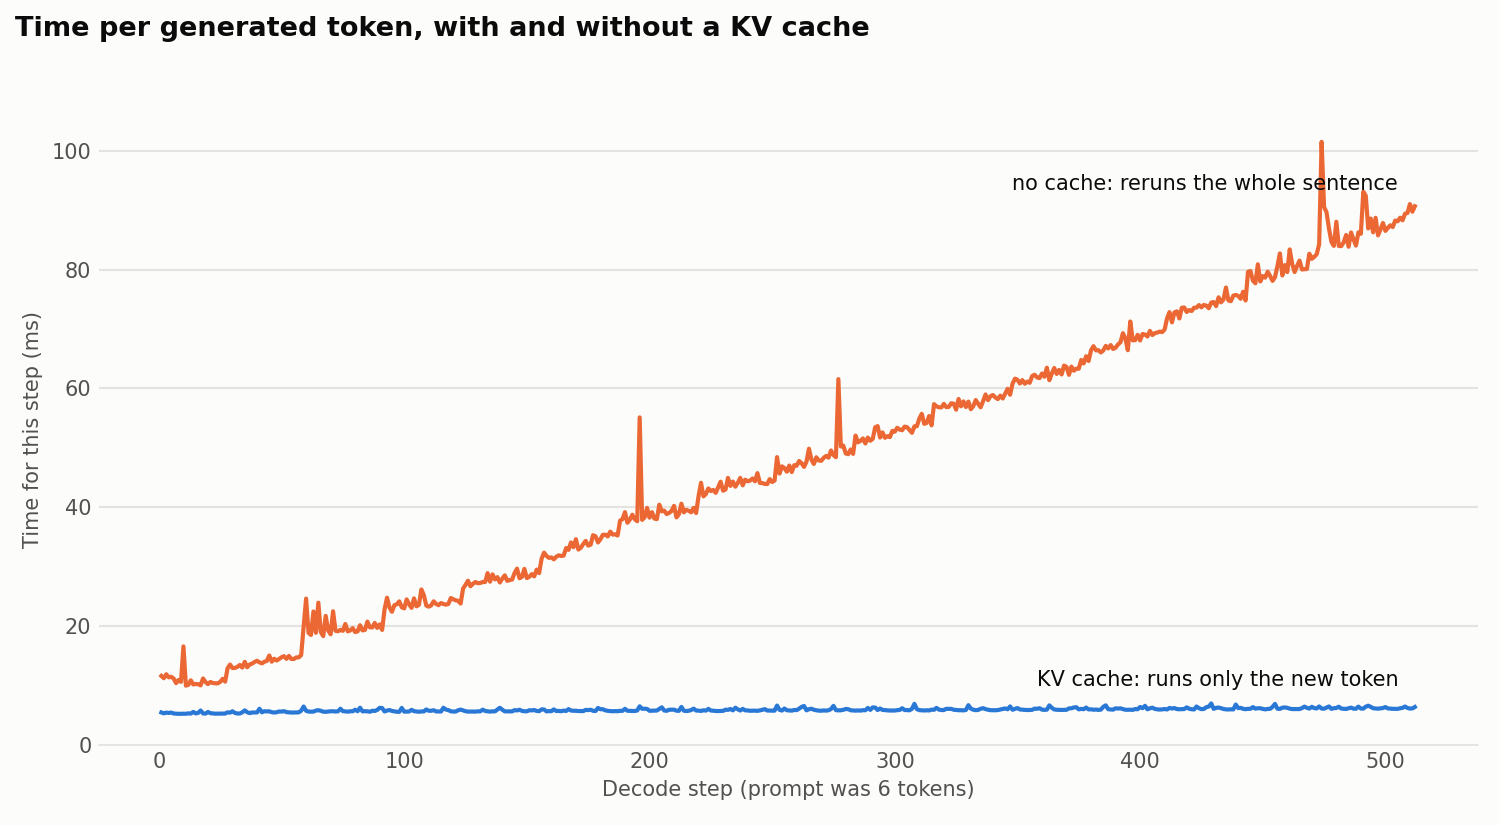

This figure's Python source:
import math
import sys
import time
from pathlib import Path

import matplotlib

matplotlib.use("Agg")  # draw to a file, no window needed
import matplotlib.pyplot as plt
import torch
from transformers import AutoTokenizer

sys.path.insert(0, str(Path(__file__).resolve().parent.parent / "day-10"))
from tiny_gpt_generate import generate_greedy, load_gpt2_weights  # noqa: E402  (day 10's model)

LENGTHS = [16, 64, 256, 512]  # new tokens to generate in the speed comparison

# blue and orange: the first two slots of the reference palette
NO_CACHE_COLOR, CACHE_COLOR = "#eb6834", "#2a78d6"
INK, MUTED, GRID, SURFACE = "#0b0b0b", "#52514e", "#e4e3df", "#fcfcfb"


def attention_with_cache(attn, x, past):
    """Day 9's attention, but it can reuse the K and V of earlier tokens.

    x:    (B, T_new, C) only the NEW tokens
    past: None, or (K, V) from earlier tokens, each (B, n_heads, T_past, d_head)
    returns (output for the new tokens, updated (K, V) including the new tokens)
    """
    B, T, C = x.shape
    q, k, v = attn.qkv(x).split(C, dim=-1)  # Q, K, V for the new tokens only
    q, k, v = (t.view(B, T, attn.n_heads, attn.d_head).transpose(1, 2) for t in (q, k, v))

    if past is not None:
        k = torch.cat([past[0], k], dim=2)  # append the new K after the cached ones
        v = torch.cat([past[1], v], dim=2)
    T_total = k.shape[2]
    T_past = T_total - T

    scores = q @ k.transpose(-2, -1) / math.sqrt(attn.d_head)  # (B, n_heads, T, T_total)
    # new token i sits at position T_past + i, so it may see keys 0 .. T_past + i
    mask = torch.triu(torch.ones(T, T_total, dtype=torch.bool, device=x.device), diagonal=T_past + 1)
    scores = scores.masked_fill(mask, float("-inf"))
    out = scores.softmax(dim=-1) @ v

    out = out.transpose(1, 2).reshape(B, T, C)
    return attn.out_proj(out), (k, v)


def forward_with_cache(model, idx_new, cache):
    """Run only the new tokens through the model, using and extending the cache.

    cache: a list with one (K, V) per layer, or None on the first call (prefill).
    """
    T_past = 0 if cache is None else cache[0][0].shape[2]
    T = idx_new.shape[1]
    pos = torch.arange(T_past, T_past + T, device=idx_new.device)  # positions continue on
    x = model.tok_emb(idx_new) + model.pos_emb(pos)

    new_cache = []
    for i, block in enumerate(model.blocks):
        a, kv = attention_with_cache(block.attn, block.ln1(x), None if cache is None else cache[i])
        x = x + a
        x = x + block.mlp(block.ln2(x))
        new_cache.append(kv)
    return model.lm_head(model.ln_f(x)), new_cache


@torch.no_grad()
def generate_greedy_cached(model, idx, max_new_tokens, step_times=None):
    """Prefill the whole prompt once, then feed ONE token per step."""
    assert idx.shape[1] + max_new_tokens <= model.max_len, "stay inside the context window"
    logits, cache = forward_with_cache(model, idx, None)  # prefill: builds the cache
    for _ in range(max_new_tokens):
        start = time.perf_counter()
        next_id = logits[:, -1, :].argmax(dim=-1, keepdim=True)
        idx = torch.cat([idx, next_id], dim=1)
        logits, cache = forward_with_cache(model, next_id, cache)  # decode: just the new token
        if step_times is not None:
            step_times.append(time.perf_counter() - start)
    return idx, cache


@torch.no_grad()
def generate_greedy_timed(model, idx, max_new_tokens, step_times):
    """Day 10's loop (no cache), with each step timed."""
    for _ in range(max_new_tokens):
        start = time.perf_counter()
        logits = model(idx[:, -model.max_len:])[:, -1, :]
        idx = torch.cat([idx, logits.argmax(dim=-1, keepdim=True)], dim=1)
        step_times.append(time.perf_counter() - start)
    return idx


def cache_bytes(cache):
    return sum(t.numel() * t.element_size() for kv in cache for t in kv)


def plot_steps(no_cache, cached, prompt_len, path):
    fig, ax = plt.subplots(figsize=(10, 5.5))
    fig.patch.set_facecolor(SURFACE)
    ax.set_facecolor(SURFACE)
    steps = range(1, len(no_cache) + 1)
    ax.plot(steps, [t * 1e3 for t in no_cache], color=NO_CACHE_COLOR, linewidth=2)
    ax.plot(steps, [t * 1e3 for t in cached], color=CACHE_COLOR, linewidth=2)
    ax.annotate("no cache: reruns the whole sentence", (len(no_cache), no_cache[-1] * 1e3),
                xytext=(-8, 8), textcoords="offset points", ha="right", color=INK, fontsize=10)
    ax.annotate("KV cache: runs only the new token", (len(cached), cached[-1] * 1e3),
                xytext=(-8, 10), textcoords="offset points", ha="right", color=INK, fontsize=10)
    ax.set_ylim(bottom=0)
    ax.set_xlabel(f"Decode step (prompt was {prompt_len} tokens)", color=MUTED)
    ax.set_ylabel("Time for this step (ms)", color=MUTED)
    fig.suptitle("Time per generated token, with and without a KV cache", x=0.01, ha="left",
                 color=INK, fontsize=13, fontweight="bold")
    ax.grid(axis="y", color=GRID, linewidth=1)
    ax.tick_params(colors=MUTED, length=0)
    for side in ("top", "right", "left"):
        ax.spines[side].set_visible(False)
    ax.spines["bottom"].set_color(GRID)
    fig.tight_layout(rect=(0, 0, 1, 0.95))
    fig.savefig(path, dpi=150)
    print(f"\nSaved plot to {path}")


if __name__ == "__main__":
    torch.manual_seed(0)
    tok = AutoTokenizer.from_pretrained("distilgpt2")
    model, hf = load_gpt2_weights("distilgpt2")
    prompt = "The future of AI inference is"
    idx = tok(prompt, return_tensors="pt")["input_ids"]
    n_layers, d_model = len(model.blocks), model.tok_emb.weight.shape[1]

    # ---- 1. Same answer: the cache changes speed, never the output ----
    with torch.no_grad():
        full_logits = model(idx)
        pre_logits, cache = forward_with_cache(model, idx[:, :-1], None)
        step_logits, _ = forward_with_cache(model, idx[:, -1:], cache)
    assert torch.allclose(full_logits[:, -1], step_logits[:, -1], atol=1e-4)

    for n in [30, 100]:
        plain = generate_greedy(model, idx, n)
        cached, _ = generate_greedy_cached(model, idx, n)
        assert torch.equal(plain, cached)
    print("Check passed: with and without the cache, the tokens are identical.")

    # ---- 2. What the cache holds ----
    _, cache = generate_greedy_cached(model, idx, 100)
    n_tok = cache[0][0].shape[2]
    per_token = 2 * n_layers * d_model * cache[0][0].element_size()
    print(f"\nAfter {n_tok} tokens the cache holds {n_layers} layers x (K, V), "
          f"each {tuple(cache[0][0].shape)} = (batch, heads, tokens, d_head)")
    print(f"cache size: {cache_bytes(cache) / 1e6:.2f} MB = {n_tok} tokens x {per_token / 1024:.0f} KB/token")
    print(f"formula:    2 (K,V) x {n_layers} layers x {d_model} numbers x "
          f"{cache[0][0].element_size()} bytes = {per_token:,} bytes per token")
    assert cache_bytes(cache) == n_tok * per_token

    # ---- 3. Speed: total time for N new tokens ----
    print(f"\n{'new tokens':>10}{'no cache (s)':>14}{'cache (s)':>11}{'no cache tok/s':>16}"
          f"{'cache tok/s':>13}{'speedup':>9}")
    for n in LENGTHS:
        start = time.perf_counter()
        a = generate_greedy(model, idx, n)
        t_plain = time.perf_counter() - start
        start = time.perf_counter()
        b, _ = generate_greedy_cached(model, idx, n)
        t_cache = time.perf_counter() - start
        assert torch.equal(a, b)
        print(f"{n:>10}{t_plain:>14.2f}{t_cache:>11.2f}{n / t_plain:>16.0f}{n / t_cache:>13.0f}"
              f"{t_plain / t_cache:>8.1f}x")

    # Hugging Face's generate() also uses a KV cache: our cached version should be close
    n = LENGTHS[-1]
    with torch.no_grad():
        start = time.perf_counter()
        hf.generate(idx, attention_mask=torch.ones_like(idx), max_new_tokens=n,
                    min_new_tokens=n, do_sample=False, pad_token_id=tok.eos_token_id)
        t_hf = time.perf_counter() - start
    print(f"{'(Hugging Face generate, with its own cache)':<44}{n / t_hf:>13.0f} tok/s for {n} tokens")

    # ---- 4. Time per step: no cache grows, cache stays flat ----
    no_cache_steps, cache_steps = [], []
    generate_greedy_timed(model, idx, LENGTHS[-1], no_cache_steps)
    generate_greedy_cached(model, idx, LENGTHS[-1], cache_steps)
    first, last = slice(0, 10), slice(-10, None)
    avg = lambda xs: sum(xs) / len(xs) * 1e3  # noqa: E731
    print(f"\nms per step    first 10 steps   last 10 steps")
    print(f"no cache      {avg(no_cache_steps[first]):>14.1f}{avg(no_cache_steps[last]):>16.1f}")
    print(f"KV cache      {avg(cache_steps[first]):>14.1f}{avg(cache_steps[last]):>16.1f}")
    plot_steps(no_cache_steps, cache_steps, idx.shape[1], Path(__file__).parent / "kv_cache.png")
